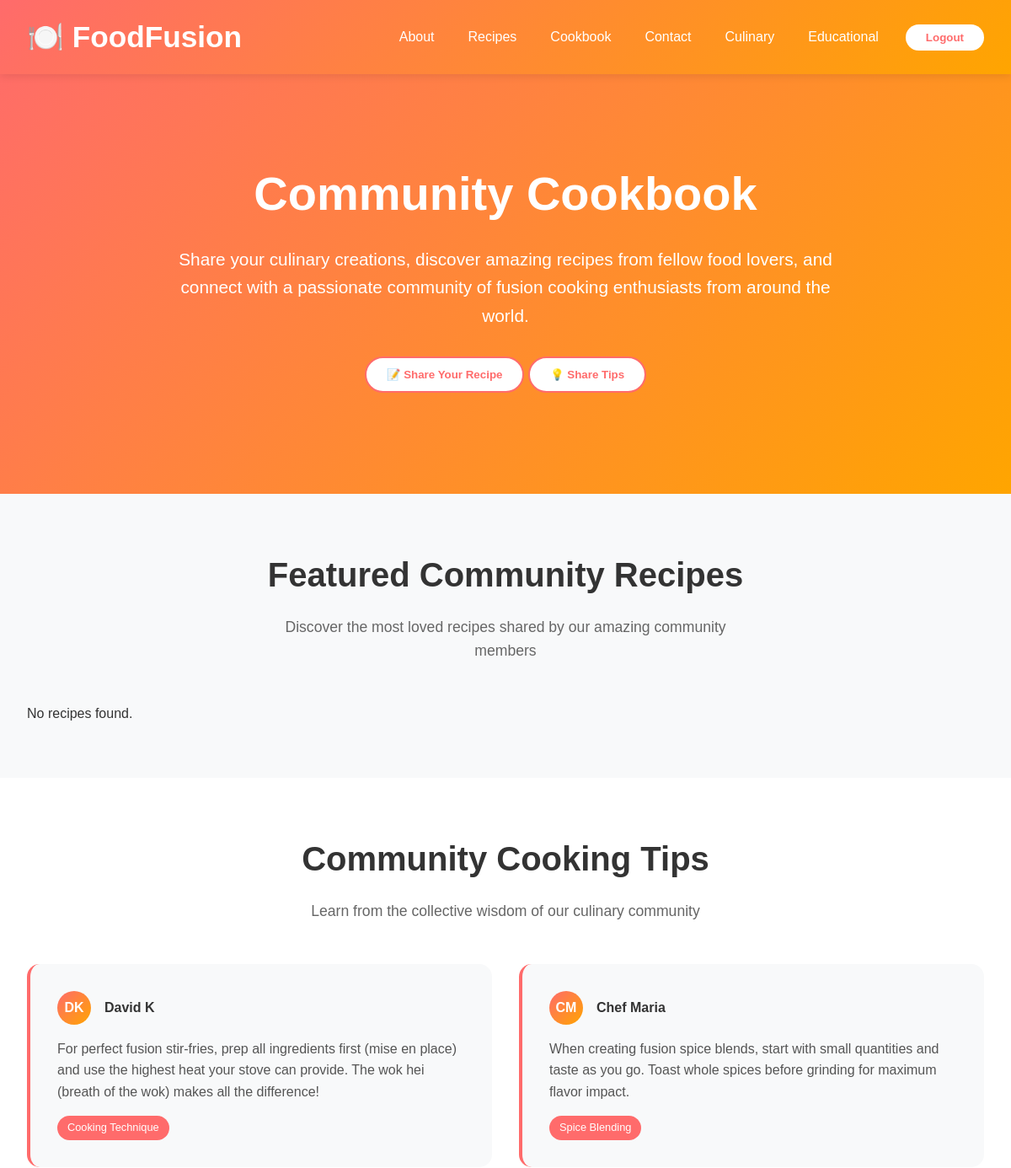
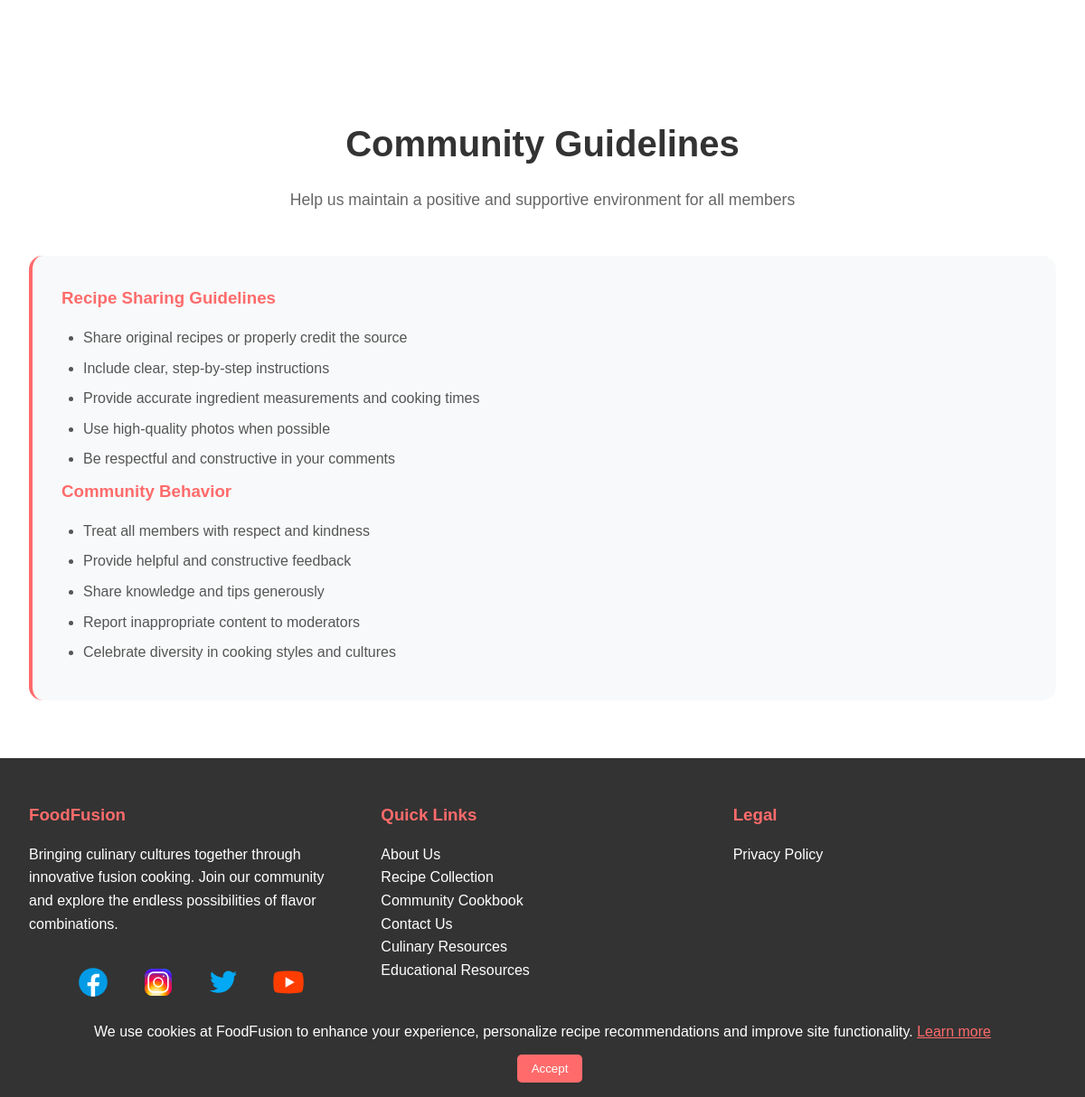
Screenshot of /cookbook.php (signed in) with the database file from the repository (2 pictures, top to bottom).
### tables this page shows
CREATE TABLE `cooking_tips` (
  `id` int(11) NOT NULL,
  `tag` varchar(255) NOT NULL,
  `description` text NOT NULL,
  `published_at` datetime NOT NULL,
  `user_id` int(11) NOT NULL
);

CREATE TABLE `user` (
  `id` int(11) NOT NULL,
  `username` varchar(100) NOT NULL,
  `email` varchar(100) NOT NULL,
  `phone` varchar(15) NOT NULL,
  `password` text NOT NULL,
  `role_id` int(11) NOT NULL
);

### cookbook.php (the view, shortened to what this page needs)
<?php
if (isset($_SESSION["username"]) && isset($_SESSION["email"])) {
  $loggedInUserId = $_SESSION["id"];
}
?>
<!DOCTYPE html>
<html lang="en">
<head>
  <link rel="stylesheet" href="css/style.css">
</head>
<body>
  <?php include "cookie-consent.php" ?>
  <?php include "auth.php" ?>
  <?php include "header.php" ?>
  <section class="hero">
    <div class="hero-content">
      <h1>Community Cookbook</h1>
      <p>
        Share your culinary creations, discover amazing recipes from fellow food lovers, and connect with a passionate
        community of fusion cooking enthusiasts from around the world.
      </p>
      <div class="action-buttons">
        <button class="share-action-btn secondary" onclick="openSubmissionModal()">
          📝 Share Your Recipe
        </button>
        <button class="share-action-btn secondary" onclick="openTipModal()">
          💡 Share Tips
        </button>
      </div>
    </div>
  </section>
  <section class="featured-section">
    <div class="container">
      <div class="section-header">
        <h2 class="section-title">Featured Community Recipes</h2>
        <p class="section-subtitle">Discover the most loved recipes shared by our amazing community members</p>
      </div>
      <div class="recipes-grid" id="recipesGrid">
        <?php
        $select_query = "
          SELECT
            r.id,
            r.name,
            r.description,
            r.recipe_photo,
            r.cooking_time,
            r.user_id AS recipe_user_id,
            dl.name AS difficulty_name,
            ct.name AS cuisine_type,
            u.username AS username,
            GROUP_CONCAT(DISTINCT dp.name ORDER BY dp.name SEPARATOR ', ') AS recipe_dietary_preferences
          FROM cookbook_recipe AS r
          JOIN difficulty_levels AS dl ON r.difficulty_level_id = dl.id
          JOIN cuisine_types AS ct ON r.cuisine_type_id = ct.id
          JOIN user AS u ON r.user_id = u.id
          LEFT JOIN recipe_dietary_preferences AS rdp ON r.id = rdp.recipe_id
          LEFT JOIN dietary_preferences AS dp ON rdp.dietary_preference_id = dp.id
          GROUP BY r.id, r.name, r.description, r.recipe_photo, r.cooking_time, dl.name;
        ";
        $select_result = mysqli_query($connection, $select_query);
        if ($select_result && mysqli_num_rows($select_result) > 0) {
          while ($recipe = mysqli_fetch_assoc($select_result)) {
            $id = htmlspecialchars($recipe['id']);
            $name = htmlspecialchars($recipe['name']);
            $username = htmlspecialchars($recipe['username']);
            $user_id = htmlspecialchars($recipe['recipe_user_id']);
            $description = htmlspecialchars($recipe['description']);
            $recipe_photo = htmlspecialchars($recipe['recipe_photo']);
            $difficulty_level = htmlspecialchars($recipe['difficulty_name']);
            $cuisine_type = htmlspecialchars($recipe['cuisine_type']);
            $cooking_time = htmlspecialchars($recipe['cooking_time']);
            $dietary_preferences = htmlspecialchars($recipe['recipe_dietary_preferences'] ?? 'None');
            $dietary_tags = array_filter(array_map('trim', explode(',', $dietary_preferences)));
            echo "
              <div class='recipe-card'>
                <div class='recipe-image' style='background-image: url(\"{$recipe_photo}\");'>
                  <div class='recipe-author'>👤 $username</div>
                  <div class='recipe-difficulty difficulty-$difficulty_level'>" . ucfirst($difficulty_level) . "</div>
                </div>
                <div class='recipe-content'>
                  <h3 class='recipe-title'>$name</h3>
                  <p class='recipe-description'>$description</p>
                  <div class='recipe-meta'>
                    <div class='recipe-time'>
                      <svg xmlns='http://www.w3.org/2000/svg' height='20px' viewBox='0 -960 960 960' width='24px' fill='#6c757d'><path d='M610-760q-21 0-35.5-14.5T560-810q0-21 14.5-35.5T610-860q21 0 35.5 14.5T660-810q0 21-14.5 35.5T610-760Zm0 660q-21 0-35.5-14.5T560-150q0-21 14.5-35.5T610-200q21 0 35.5 14.5T660-150q0 21-14.5 35.5T610-100Zm160-520q-21 0-35.5-14.5T720-670q0-21 14.5-35.5T770-720q21 0 35.5 14.5T820-670q0 21-14.5 35.5T770-620Zm0 380q-21 0-35.5-14.5T720-290q0-21 14.5-35.5T770-340q21 0 35.5 14.5T820-290q0 21-14.5 35.5T770-240Zm60-190q-21 0-35.5-14.5T780-480q0-21 14.5-35.5T830-530q21 0 35.5 14.5T880-480q0 21-14.5 35.5T830-430ZM480-80q-83 0-156-31.5T197-197q-54-54-85.5-127T80-480q0-83 31.5-156T197-763q54-54 127-85.5T480-880v80q-134 0-227 93t-93 227q0 134 93 227t227 93v80Zm0-320q-33 0-56.5-23.5T400-480q0-5 .5-10.5T403-501l-83-83 56-56 83 83q4-1 21-3 33 0 56.5 23.5T560-480q0 33-23.5 56.5T480-400Z'/></svg>
                      $cooking_time mins
                    </div>
                    <div class='recipe-servings'>
                      <svg xmlns='http://www.w3.org/2000/svg' height='20px' viewBox='0 -960 960 960' width='24px' fill='#6c757d'><path d='M40-440v-80h81q14-127 103-216t216-103v-41h80v41q127 14 216 103t103 216h81v80H40Zm163-80h554q-14-103-92.5-171.5T480-760q-106 0-184.5 68.5T203-520Zm372 80H320v240h222q21 0 40.5-7t35.5-21l166-137q-8-8-18-12t-21-6q-17-3-33 1t-30 15l-108 87H400v-80h146l44-36q5-3 7.5-8t2.5-11q0-10-7.5-17.5T575-440Zm-335 0h-80v280h80v-280Zm0 360h-80q-33 0-56.5-23.5T80-160v-280q0-33 23.5-56.5T160-520h415q85 0 164 29t127 98l27 41-223 186q-27 23-60 34.5T542-120H309q-11 18-29 29t-40 11Zm240-440Z'/></svg>
                      $cuisine_type
                    </div>
                  </div>
                  <div class='recipe-tags'>
            ";
            foreach ($dietary_tags as $tag) {
              echo "<span class='recipe-tag cuisine-tag'>" . htmlspecialchars($tag) . "</span>";
            }
            echo "
                  </div>
                  <div class='recipe-actions'>
                    <button class='action-btn view-recipe'>View Recipe</button>";
            if ($loggedInUserId == $user_id) {
              echo "
                <form method='POST' action='delete-recipe.php' style='flex: 1; width: 100%;'>
                  <input type='hidden' name='recipe_id' value='{$id}'>
                  <button type='submit' class='action-btn delete-recipe'style='width: 100%;'>Delete Recipe</button>
                </form>
              ";
            }
            echo "
                  </div>
                </div>
              </div>
            ";
          }
        } else {
          echo "<p>No recipes found.</p>";
        }
        ?>
      </div>
    </div>
  </section>
  <section class="tips-section" id="tips">
    <div class="container">
      <div class="section-header">
        <h2 class="section-title">Community Cooking Tips</h2>
        <p class="section-subtitle">Learn from the collective wisdom of our culinary community</p>
      </div>
      <div class="tips-grid" id="communityTips">
        <?php
        $select_query = "
          SELECT
            ct.id,
            ct.tag,
            ct.description,
            ct.user_id,
            u.username AS username
          FROM cooking_tips AS ct
          JOIN user AS u ON ct.user_id = u.id
          GROUP BY ct.id, ct.tag, ct.description;
        ";
        $select_result = mysqli_query($connection, $select_query);
        if ($select_result && mysqli_num_rows($select_result) > 0) {
          while ($cookingTips = mysqli_fetch_assoc($select_result)) {
            $tag = htmlspecialchars($cookingTips['tag']);
            $description = htmlspecialchars($cookingTips['description']);
            $username = htmlspecialchars($cookingTips['username']);
            $initials = '';
            $nameParts = explode(' ', $username);
            foreach ($nameParts as $part) {
              if (!empty($part)) {
                $initials .= strtoupper($part[0]);
              }
            }
            $buttons = '';
            echo "
              <div class='tip-card'>
                <div class='tip-header'>
                  <div class='tip-user'>
                    <div class='tip-avatar'>$initials</div>
                    <div class='tip-author'>$username</div>
                  </div>
                  $buttons
                </div>
                <div class='tip-content'>
                  $description
                </div>
                <div class='tip-category'>$tag</div>
              </div>
            ";
          }
        }
        ?>
      </div>
    </div>
  </section>
  <section class="guidelines-section">
    <div class="container">
      <div class="section-header">
        <h2 class="section-title">Community Guidelines</h2>
        <p class="section-subtitle">Help us maintain a positive and supportive environment for all members</p>
      </div>
      <div class="guidelines-content">
        <h3>Recipe Sharing Guidelines</h3>
        <ul>
          <li>Share original recipes or properly credit the source</li>
          <li>Include clear, step-by-step instructions</li>
          <li>Provide accurate ingredient measurements and cooking times</li>
          <li>Use high-quality photos when possible</li>
          <li>Be respectful and constructive in your comments</li>
        </ul>
        <h3>Community Behavior</h3>
        <ul>
          <li>Treat all members with respect and kindness</li>
          <li>Provide helpful and constructive feedback</li>
          <li>Share knowledge and tips generously</li>
          <li>Report inappropriate content to moderators</li>
          <li>Celebrate diversity in cooking styles and cultures</li>
        </ul>
      </div>
    </div>
  </section>
  <?php include "footer.php" ?>
</body>
</html>

### css/style.css (style rules this page uses)
* { margin: 0; padding: 0; box-sizing: border-box; }
body { font-family: "Arial", sans-serif; line-height: 1.6; color: #333; overflow-x: hidden; }
.container { max-width: 1200px; margin: 0 auto; padding: 0 2rem; }
.hero { background: linear-gradient(135deg, #ff6b6b, #ffa500); color: white; padding: 120px 2rem 80px; text-align: center; min-height: 70vh; display: flex; align-items: center; justify-content: center; }
.hero-content { max-width: 800px; }
.hero h1 { font-size: 3.5rem; margin-bottom: 1rem; animation: fadeInUp 1s ease; }
.hero p { font-size: 1.3rem; margin-bottom: 2rem; animation: fadeInUp 1s ease 0.2s both; }
section { padding: 80px 0; }
.section-title { text-align: center; font-size: 2.5rem; margin-bottom: 1rem; color: #333; }
.section-subtitle { text-align: center; font-size: 1.2rem; color: #666; margin-bottom: 4rem; max-width: 600px; margin-left: auto; margin-right: auto; }
.recipes-grid { display: grid; grid-template-columns: repeat(auto-fill, minmax(320px, 1fr)); gap: 2rem; margin-top: 2rem; }
.share-action-btn { background: linear-gradient(135deg, #ff6b6b, #ffa500); color: white; padding: 0.75rem 1.5rem; border: none; border-radius: 25px; font-weight: bold; cursor: pointer; transition: all 0.3s ease; text-decoration: none; display: inline-flex; align-items: center; gap: 0.5rem; }
.share-action-btn.secondary { background: white; color: #ff6b6b; border: 2px solid #ff6b6b; }
.featured-section { padding: 4rem 0; background: #f8f9fa; }
.section-header { text-align: center; margin-bottom: 3rem; }
.section-subtitle { font-size: 1.1rem; color: #666; max-width: 600px; margin: 0 auto; }
.tips-section { padding: 4rem 0; background: white; }
.tips-grid { display: grid; grid-template-columns: repeat(auto-fit, minmax(300px, 1fr)); gap: 2rem; margin-top: 2rem; }
.tip-card { background: #f8f9fa; padding: 2rem; border-radius: 15px; border-left: 4px solid #ff6b6b; transition: all 0.3s ease; }
.tip-header { display: flex; align-items: center; justify-content: space-between; gap: 1rem; margin-bottom: 1rem; width: 100%; }
.tip-user { display: flex; align-items: center; gap: 1rem; }
.tip-avatar { width: 40px; height: 40px; border-radius: 50%; background: linear-gradient(135deg, #ff6b6b, #ffa500); display: flex; align-items: center; justify-content: center; color: white; font-weight: bold; }
.tip-author { font-weight: bold; color: #333; }
.tip-content { color: #555; line-height: 1.6; margin-bottom: 1rem; }
.tip-category { background: #ff6b6b; color: white; padding: 0.25rem 0.75rem; border-radius: 15px; font-size: 0.8rem; display: inline-block; }
.guidelines-section { padding: 4rem 0; background: white; }
.guidelines-content { background: #f8f9fa; padding: 2rem; border-radius: 15px; border-left: 4px solid #ff6b6b; }
.guidelines-content h3 { color: #ff6b6b; margin-bottom: 1rem; }
.guidelines-content ul { margin-left: 1.5rem; color: #555; }
.guidelines-content li { margin-bottom: 0.5rem; line-height: 1.6; }

### rows the page displays
cooking_tips: initials "DK", user.username "David K", description "For perfect fusion stir-fries, prep all ingredients first (mise en place) and use the highest heat your stove can provide. The wok hei (breath of the wok) makes all the difference!", tag "Cooking Technique"
cooking_tips: initials "CM", user.username "Chef Maria", description "When creating fusion spice blends, start with small quantities and taste as you go. Toast whole spices before grinding for maximum flavor impact.", tag "Spice Blending"
